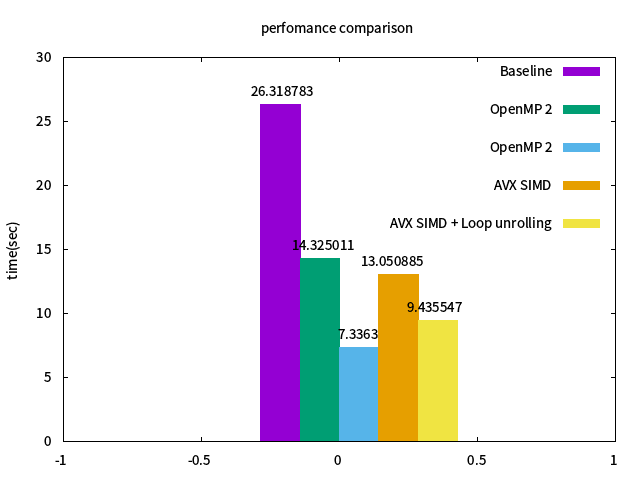

gnuplot code for this plot:
reset
set ylabel 'time(sec)'
set style fill solid
set title 'perfomance comparison'
set term png enhanced font 'Verdana,10'
set output 'runtime.png'

plot [:][0:30]'output.txt' using 1 with histogram title 'Baseline', \
'' using ($0-0.2):($1+1):1 with labels title ' ', \
'' using 2 with histogram title 'OpenMP 2', \
'' using ($0-0.05):($2+1):2 with labels title ' ', \
'' using 3 with histogram title 'OpenMP 2', \
'' using ($0+0.1):($3+1):3 with labels title ' ', \
'' using 4 with histogram title 'AVX SIMD', \
'' using ($0+0.2):($4+1):4 with labels title ' ', \
'' using 5 with histogram title 'AVX SIMD + Loop unrolling', \
'' using ($0+0.35):($5+1):5 with labels title ' ' \
